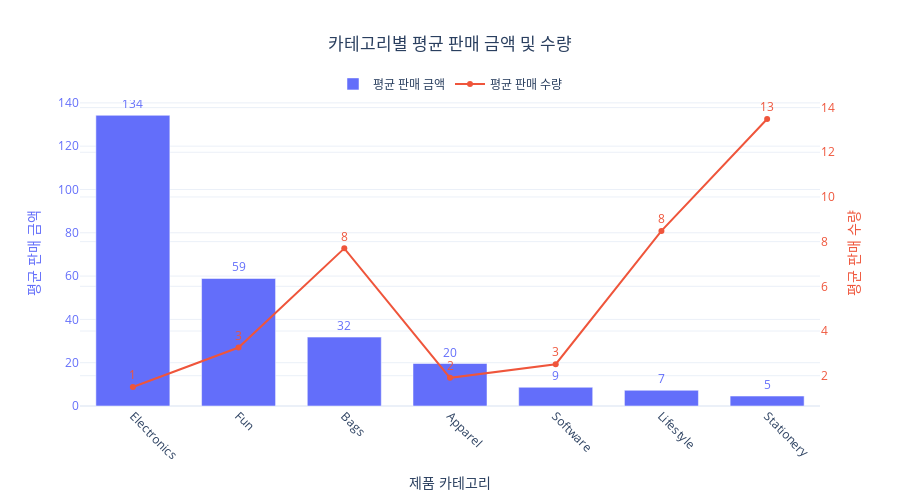

The cell this chart's notebook holds for it:
### Code cell
category_mean_df = onlinesales.groupby('제품카테고리')[['평균금액', '수량']].mean().reset_index().sort_values('평균금액', ascending=False)

fig = go.Figure()

fig.add_trace(go.Bar(
    x=category_mean_df.제품카테고리,
    y=category_mean_df.평균금액,
    name='평균 판매 금액',
    text=category_mean_df.평균금액.round(),
    textposition='outside',
    textfont=dict(color='#636EFA'),
    marker=dict(color='#636EFA'),
    yaxis='y1'
))

fig.add_trace(go.Scatter(
    x=category_mean_df.제품카테고리,
    y=category_mean_df.수량,
    text=category_mean_df.수량.round(),
    mode='lines+markers+text',
    name='평균 판매 수량',
    line=dict(color='#EF553B', width=2),
    textposition='top center',
    textfont=dict(color='#EF553B'),
    yaxis='y2'
))

fig.update_layout(
    title=dict(
        text='카테고리별 평균 판매 금액 및 수량',
        x=0.5,
        xanchor='center'
    ),
    xaxis=dict(
        title='제품 카테고리',
        tickangle=45
    ),
    yaxis=dict(
        title='평균 판매 금액',
        titlefont=dict(color='#636EFA'),
        tickfont=dict(color='#636EFA')
    ),
    yaxis2=dict(
        title='평균 판매 수량',
        titlefont=dict(color='#EF553B'),
        tickfont=dict(color='#EF553B'),
        overlaying='y',
        side='right'
    ),
    legend=dict(
        x=0.5,
        xanchor='center',
        y=1.1,
        orientation='h'
    ),
    bargap=0.3,
    height=500,
    template='plotly_white'
)

fig.show()

### Figure 1 — Plotly figure (JSON) as saved in the notebook; plotly's stock layout.template omitted (floating-point values rounded to 4 significant figures)
{"data": [{"marker": {"color": "#636EFA"}, "name": "평균 판매 금액", "text": [134, 59, 32, 20, 9, 7, 5], "textfont": {"color": "#636EFA"}, "textposition": "outside", "type": "bar", "x": ["Electronics", "Fun", "Bags", "Apparel", "Software", "Lifestyle", "Stationery"], "y": [134.3, 58.89, 31.82, 19.63, 8.649, 7.263, 4.594], "yaxis": "y"}, {"line": {"color": "#EF553B", "width": 2}, "mode": "lines+markers+text", "name": "평균 판매 수량", "text": [1, 3, 8, 2, 3, 8, 13], "textfont": {"color": "#EF553B"}, "textposition": "top center", "type": "scatter", "x": ["Electronics", "Fun", "Bags", "Apparel", "Software", "Lifestyle", "Stationery"], "y": [1.497, 3.26, 7.7, 1.904, 2.513, 8.481, 13.49], "yaxis": "y2"}], "layout": {"bargap": 0.3, "height": 500, "legend": {"orientation": "h", "x": 0.5, "xanchor": "center", "y": 1.1}, "title": {"text": "카테고리별 평균 판매 금액 및 수량", "x": 0.5, "xanchor": "center"}, "xaxis": {"tickangle": 45, "title": {"text": "제품 카테고리"}}, "yaxis": {"tickfont": {"color": "#636EFA"}, "title": {"font": {"color": "#636EFA"}, "text": "평균 판매 금액"}}, "yaxis2": {"overlaying": "y", "side": "right", "tickfont": {"color": "#EF553B"}, "title": {"font": {"color": "#EF553B"}, "text": "평균 판매 수량"}}}}
